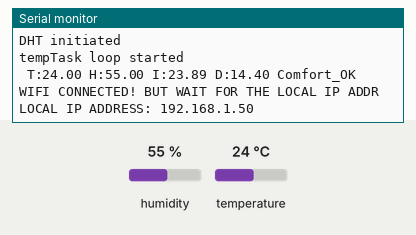
A sketch run on a simulated ESP32. Shown: the last lines printed to the serial monitor. The test bench sets the inputs (shaded band); at power-on: humidity 55 %, temperature 24 °C. WiFi joins after 1.5 s; servers stay silent unless stated.

Above: at 18.0 s.
18.1 s: humidity set to 22 %
At 21.0 s:
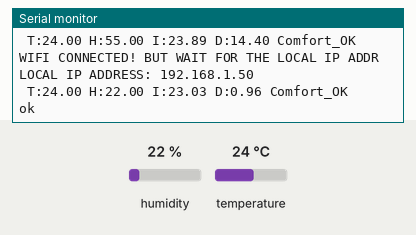
33.1 s: temperature set to 12 °C
At 40.14 s:
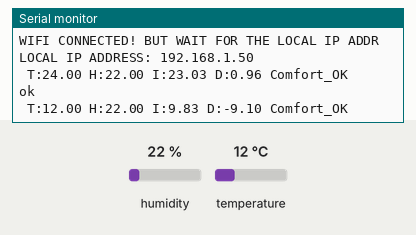
48.1 s: humidity set to 40 %
At 61.1 s:
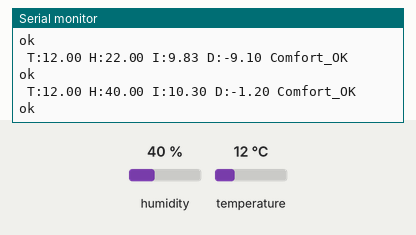
Timing chart, 0 to 62.6 s (numbered marks = the images above; inputs shaded):
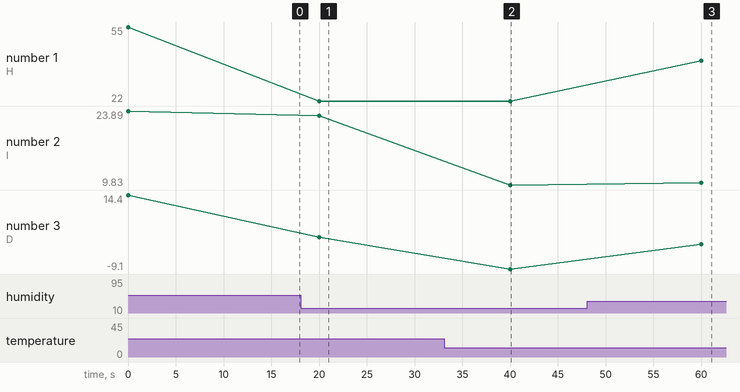

The sketch:

pruebafirestore.ino
```cpp
#include "DHTesp.h"  // Click here to get the library: http://librarymanager/All#DHTesp
#include <Ticker.h>
#include "Network.h"

#ifndef ESP32
#pragma message(THIS EXAMPLE IS FOR ESP32 ONLY !)
#error Select ESP32 board.
#endif

/**************************************************************/
/* Example how to read DHT sensors from an ESP32 using multi- */
/* tasking.                                                   */
/* This example depends on the Ticker library to wake up      */
/* the task every 20 seconds                                  */
/**************************************************************/
Network *network;
DHTesp dht;

void tempTask(void *pvParameters);
bool getTemperature();
void triggerGetTemp();

/** Task handle for the light value read task */
TaskHandle_t tempTaskHandle = NULL;
/** Ticker for temperature reading */
Ticker tempTicker;
/** Comfort profile */
ComfortState cf;
/** Flag if task should run */
bool tasksEnabled = false;
/** Pin number for DHT11 data pin */
int dhtPin = 17;

/**
 * initTemp
 * Setup DHT library
 * Setup task and timer for repeated measurement
 * @return bool
 *    true if task and timer are started
 *    false if task or timer couldn't be started
 */
bool initTemp() {
  byte resultValue = 0;
  // Initialize temperature sensor
  dht.setup(dhtPin, DHTesp::DHT11);
  Serial.println("DHT initiated");

  // Start task to get temperature
  xTaskCreatePinnedToCore(
    tempTask,        /* Function to implement the task */
    "tempTask ",     /* Name of the task */
    10000,            /* Stack size in words */
    NULL,            /* Task input parameter */
    5,               /* Priority of the task */
    &tempTaskHandle, /* Task handle. */
    1);              /* Core where the task should run */

  if (tempTaskHandle == NULL) {
    Serial.println("Failed to start task for temperature update");
    return false;
  } else {
    // Start update of environment data every 20 seconds
    tempTicker.attach(20, triggerGetTemp);
  }
  return true;
}

/**
 * triggerGetTemp
 * Sets flag dhtUpdated to true for handling in loop()
 * called by Ticker getTempTimer
 */
void triggerGetTemp() {
  if (tempTaskHandle != NULL) {
    xTaskResumeFromISR(tempTaskHandle);
  }
}

/**
 * Task to reads temperature from DHT11 sensor
 * @param pvParameters
 *    pointer to task parameters
 */
void tempTask(void *pvParameters) {
  Serial.println("tempTask loop started");
  while (1)  // tempTask loop
  {
    if (tasksEnabled) {
      // Get temperature values
      getTemperature();
    }
    // Got sleep again
    vTaskSuspend(NULL);
  }
}

/**
 * getTemperature
 * Reads temperature from DHT11 sensor
 * @return bool
 *    true if temperature could be aquired
 *    false if aquisition failed
*/
bool getTemperature() {
  // Reading temperature for humidity takes about 250 milliseconds!
  // Sensor readings may also be up to 2 seconds 'old' (it's a very slow sensor)
  TempAndHumidity newValues = dht.getTempAndHumidity();
  // Check if any reads failed and exit early (to try again).
  if (dht.getStatus() != 0) {
    Serial.println("DHT11 error status: " + String(dht.getStatusString()));
    return false;
  }

  float heatIndex = dht.computeHeatIndex(newValues.temperature, newValues.humidity);
  float dewPoint = dht.computeDewPoint(newValues.temperature, newValues.humidity);
  float cr = dht.getComfortRatio(cf, newValues.temperature, newValues.humidity);

  String comfortStatus;
  switch (cf) {
    case Comfort_OK:
      comfortStatus = "Comfort_OK";
      break;
    case Comfort_TooHot:
      comfortStatus = "Comfort_TooHot";
      break;
    case Comfort_TooCold:
      comfortStatus = "Comfort_TooCold";
      break;
    case Comfort_TooDry:
      comfortStatus = "Comfort_TooDry";
      break;
    case Comfort_TooHumid:
      comfortStatus = "Comfort_TooHumid";
      break;
    case Comfort_HotAndHumid:
      comfortStatus = "Comfort_HotAndHumid";
      break;
    case Comfort_HotAndDry:
      comfortStatus = "Comfort_HotAndDry";
      break;
    case Comfort_ColdAndHumid:
      comfortStatus = "Comfort_ColdAndHumid";
      break;
    case Comfort_ColdAndDry:
      comfortStatus = "Comfort_ColdAndDry";
      break;
    default:
      comfortStatus = "Unknown:";
      break;
  };

  Serial.println(" T:" + String(newValues.temperature) + " H:" + String(newValues.humidity) + " I:" + String(heatIndex) + " D:" + String(dewPoint) + " " + comfortStatus);
  network->firestoreDataUpdate(newValues.temperature, newValues.humidity);
  return true;
}

void setup() {
  Serial.begin(115200);
  Serial.println();
  Serial.println("DHT ESP32 example with tasks");
  initNetwork();
  initTemp();
  // Signal end of setup() to tasks
  tasksEnabled = true;
}

void loop() {
  if (!tasksEnabled) {
    // Wait 2 seconds to let system settle down
    delay(2000);
    // Enable task that will read values from the DHT sensor
    tasksEnabled = true;
    if (tempTaskHandle != NULL) {
      vTaskResume(tempTaskHandle);
    }
  }
  yield();
}

void initNetwork() {
  network = new Network();
  network->initWiFi();
}
```

Network.cpp
```cpp
#include "Network.h"
#include "addons/TokenHelper.h"

#define WIFI_SSID "GalaxyA523126"
#define WIFI_PASSWORD "mqhn9247"

#define API_KEY "AIzaSyCbc6e5Zx-3KZA-HpMn0RRKOX6TcObuJ6o"
#define FIREBASE_PROJECT_ID "firestoreyesp32"
#define USER_EMAIL "mia@gmail.com"
#define USER_PASSWORD "123456"

static Network *instance = NULL;

Network::Network(){
  instance = this;
}

void WiFiEventConnected(WiFiEvent_t event, WiFiEventInfo_t info){
  Serial.println("WIFI CONNECTED! BUT WAIT FOR THE LOCAL IP ADDR");
}

void WiFiEventGotIP(WiFiEvent_t event, WiFiEventInfo_t info){
  Serial.print("LOCAL IP ADDRESS: ");
  Serial.println(WiFi.localIP());
  instance->firebaseInit();
}

void WiFiEventDisconnected(WiFiEvent_t event, WiFiEventInfo_t info){
  Serial.println("WIFI DISCONNECTED!");
  WiFi.begin(WIFI_SSID, WIFI_PASSWORD);
}

void FirestoreTokenStatusCallback(TokenInfo info){
  Serial.printf("Token Info: type = %s, status = %s\n", getTokenType(info), getTokenStatus(info));
}

void Network::initWiFi(){
  WiFi.disconnect();
  WiFi.onEvent(WiFiEventConnected, ARDUINO_EVENT_WIFI_STA_CONNECTED);
  WiFi.onEvent(WiFiEventGotIP, ARDUINO_EVENT_WIFI_STA_GOT_IP);
  WiFi.onEvent(WiFiEventDisconnected, ARDUINO_EVENT_WIFI_STA_DISCONNECTED);
  WiFi.begin(WIFI_SSID, WIFI_PASSWORD);
}

void Network::firebaseInit(){
  config.api_key = API_KEY;

  auth.user.email = USER_EMAIL;
  auth.user.password = USER_PASSWORD;

  config.token_status_callback = FirestoreTokenStatusCallback;

  Firebase.begin(&config, &auth);
}

void Network::firestoreDataUpdate(double temp, double humi){
  if(WiFi.status() == WL_CONNECTED && Firebase.ready()){
    String documentPath = "House/Room_1";

    FirebaseJson content;

    content.set("fields/temperature/doubleValue", String(temp).c_str());
    content.set("fields/humidity/doubleValue", String(humi).c_str());

    if(Firebase.Firestore.patchDocument(&fbdo, FIREBASE_PROJECT_ID, "", documentPath.c_str(), content.raw(), "temperature,humidity")){
      Serial.printf("ok\n%s\n\n", fbdo.payload().c_str());
      return;
    }else{
      Serial.println(fbdo.errorReason());
    }

    if(Firebase.Firestore.createDocument(&fbdo, FIREBASE_PROJECT_ID, "", documentPath.c_str(), content.raw())){
      Serial.printf("ok\n%s\n\n", fbdo.payload().c_str());
      return;
    }else{
      Serial.println(fbdo.errorReason());
    }
  }
}
```

Network.h
```cpp
#ifndef Network_H_
#define Network_H_

#include <WiFi.h>
#include <WiFiClientSecure.h>


#include <Firebase_ESP_Client.h>
class Network{
private:
  FirebaseData fbdo;
  FirebaseAuth auth;
  FirebaseConfig config;

  void firebaseInit();
  friend void WiFiEventConnected(WiFiEvent_t event, WiFiEventInfo_t info);
  friend void WiFiEventGotIP(WiFiEvent_t event, WiFiEventInfo_t info);
  friend void WiFiEventDisconnected(WiFiEvent_t event, WiFiEventInfo_t info);
  friend void FirestoreTokenStatusCallback(TokenInfo info);

public:
  Network();
  void initWiFi();
  void firestoreDataUpdate(double temp, double humi);
};


#endif
```

Measured:
- after the input at 18.1 s, the serial monitor: prints a new line after 1.9 s (image 1)
- after the input at 33.1 s, the serial monitor: prints a new line after 6.9 s (image 2)
- after the input at 48.1 s, the serial monitor: prints a new line after 11.9 s (image 3)
- plotted number 1: 55 → 22 after the input at 18.1 s, 22 → 40 after the input at 48.1 s
- plotted number 2: 23.89 → 23.03 after the input at 18.1 s, 23.03 → 9.83 after the input at 33.1 s, 9.83 → 10.3 after the input at 48.1 s
- plotted number 3: 14.4 → 0.96 after the input at 18.1 s, 0.96 → -9.1 after the input at 33.1 s, -9.1 → -1.2 after the input at 48.1 s
